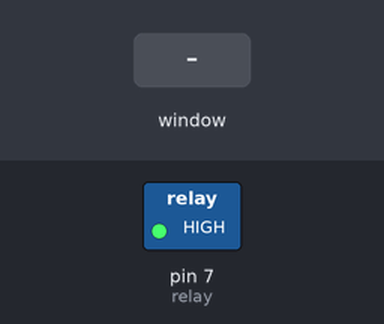
This program was run on a simulated Raspberry Pi (header pin numbers). On the bench: switched loads named in the program (green lamp = pin HIGH). The test bench sets the inputs (shaded band). The desktop window is not drawn, its controls go by their first labels and the mouse button is held 0.15 s.

Above: at 1.2 s.
1.3 s: control labelled "Abrir Porta" in the window clicked
At 2.3 s:
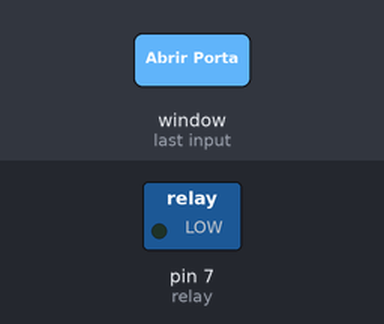
Timing chart, 0 to 6.8 s (numbered marks = the images above; inputs shaded):
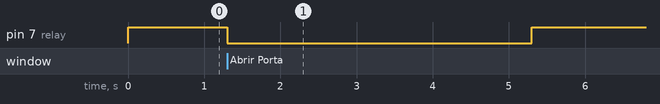

The program:

RelayDesktopControl.py
```python
import RPi.GPIO as GPIO
import time
import tkinter as tk
relay=7

GPIO.setmode(GPIO.BOARD)
GPIO.setup(relay,GPIO.OUT)

GPIO.output(relay,True)

master=tk.Tk()
master.title("Controle da Tranca")
master.geometry("300x100")

locklabel = tk.Label(master, text="porta fechada", fg="green")
locklabel.grid(row=1, column=1)

def abrirporta():
    locklabel = tk.Label(master, text="porta aberta", fg="red")
    locklabel.grid(row=1, column=1)
    locklabel.update()
    GPIO.output(relay,False)
    time.sleep(4)
    locklabel = tk.Label(master, text="porta fechada", fg="green")
    locklabel.grid(row=1, column=1)
    locklabel.update()
    GPIO.output(relay,True)

lockbutton = tk.Button(master, text="Abrir Porta", bg="blue", command=abrirporta)
lockbutton.grid(row=0, column=1)

master.mainloop()
```

Measured:
- after the input at 1.3 s, pin 7 (relay): HIGH → LOW at once, → HIGH 4.0 s later
